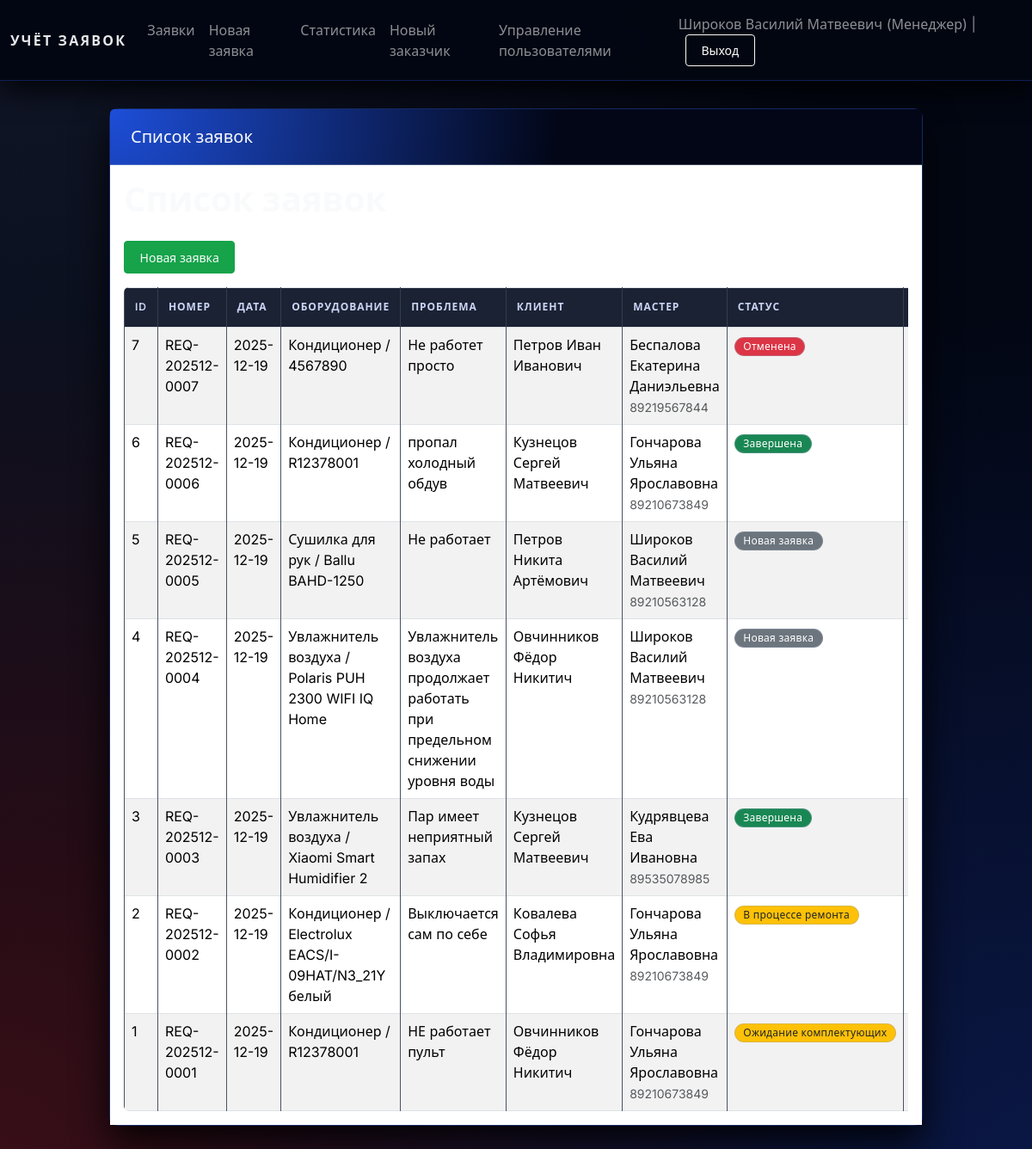
Screenshot of /requests (signed in) with the database file from the repository.
### tables this page shows
CREATE TABLE users (
            user_id INTEGER PRIMARY KEY AUTOINCREMENT,
            fio TEXT NOT NULL,
            phone TEXT,
            login TEXT UNIQUE NOT NULL,
            password TEXT NOT NULL,
            user_type TEXT NOT NULL CHECK (
                user_type IN ('Администратор', 'Менеджер', 'Специалист', 'Оператор', 'Заказчик', 'Менеджер по качеству')
            ),
            is_active INTEGER DEFAULT 1,
            registration_date TEXT DEFAULT (DATE('now')),
            email TEXT,
            address TEXT,
            notes TEXT
        );

CREATE TABLE requests (
            request_id INTEGER PRIMARY KEY AUTOINCREMENT,
            request_number TEXT UNIQUE,
            start_date TEXT NOT NULL,
            climate_tech_type TEXT NOT NULL,
            climate_tech_model TEXT NOT NULL,
            problem_description TEXT NOT NULL,
            request_status TEXT NOT NULL DEFAULT 'Новая заявка' CHECK (
                request_status IN ('Новая заявка', 'В процессе ремонта', 'Ожидание комплектующих',
                                    'Готова к выдаче', 'Завершена', 'Отменена')
            ),
            priority TEXT DEFAULT 'Средний' CHECK (priority IN ('Низкий', 'Средний', 'Высокий', 'Критичный')),
            completion_date TEXT,
            repair_parts TEXT,
            estimated_time INTEGER,

            master_id INTEGER REFERENCES users(user_id) ON DELETE SET NULL,
            client_id INTEGER NOT NULL REFERENCES users(user_id) ON DELETE CASCADE,
            quality_manager_id INTEGER REFERENCES users(user_id) ON DELETE SET NULL,

            deadline_extension TEXT,
            extension_reason TEXT,
            customer_agreement INTEGER DEFAULT 0,

            qr_code_generated INTEGER DEFAULT 0,
            qr_code_token TEXT UNIQUE,
            feedback_received INTEGER DEFAULT 0,

            created_at TEXT DEFAULT (DATETIME('now')),
            updated_at TEXT DEFAULT (DATETIME('now'))
        );

### web_app.py (the view)
    def wrapper(*args, **kwargs):
        if "user" not in session:
            return redirect(url_for("login"))
        return view_func(*args, **kwargs)

### web_app.py (called while the page is built, shortened)
def get_connection():
    if not os.path.exists(DB_NAME):
        raise FileNotFoundError(
            f"Файл базы данных '{DB_NAME}' не найден. "
            f"Сначала запустите 'test.py' для создания БД."
        )
    conn = sqlite3.connect(DB_NAME)
    conn.row_factory = sqlite3.Row
    return conn

def login_required(view_func):
    def wrapper(*args, **kwargs):
        if "user" not in session:
            return redirect(url_for("login"))
        return view_func(*args, **kwargs)
    wrapper.__name__ = view_func.__name__
    return wrapper

def can_edit_request(request_id, user):
    user_type = user.get("user_type")
    user_id = user.get("user_id")
    if user_type in ("Администратор", "Менеджер", "Менеджер по качеству"):
        return (True, True, True)  # Может всё

### templates/requests_list.html (shortened to what this page needs)
{% extends "base.html" %}
{% block header %}Список заявок{% endblock %}
{% block content %}
<h1>Список заявок</h1>
<p><a class="btn btn-success btn-sm" href="{{ url_for('new_request') }}">Новая заявка</a></p>
<div class="table-responsive">
  <table class="table table-striped table-bordered mb-0">
    <thead>
      <tr>
        <th>ID</th>
        <th>Номер</th>
        <th>Дата</th>
        <th>Оборудование</th>
        <th>Проблема</th>
        <th>Клиент</th>
        <th>Мастер</th>
        <th>Статус</th>
        <th>Действия</th>
      </tr>
    </thead>
    <tbody>
      {% for r in requests %}
      <tr>
        <td>{{ r.request_id }}</td>
        <td>{{ r.request_number }}</td>
        <td>{{ r.start_date }}</td>
        <td>{{ r.climate_tech_type }} / {{ r.climate_tech_model }}</td>
        <td>{{ r.problem_description }}</td>
        <td>{{ r.client_fio }}</td>
        <td>
          {% if r.master_fio %}
            {{ r.master_fio }}
            {% if r.master_phone %}
              <br><small class="text-muted">{{ r.master_phone }}</small>
            {% endif %}
          {% else %}
            <span class="text-muted">Не назначен</span>
          {% endif %}
        </td>
        <td><span class="badge status-badge {{ r.status_class }}">{{ r.request_status }}</span></td>
        <td>
        </td>
      </tr>
      {% endfor %}
    </tbody>
  </table>
</div>
{% endblock %}

### templates/base.html (shortened to what this page needs)
<!doctype html>
<html lang="ru">
<head>
    <link rel="stylesheet"
          href="https://cdn.jsdelivr.net/npm/bootstrap@5.3.2/dist/css/bootstrap.min.css">
    <link rel="stylesheet" href="{{ url_for('static', filename='styles.css') }}">
</head>
<body>
<nav class="navbar navbar-expand-lg navbar-dark bg-dark">
  <div class="container-fluid">
    <a class="navbar-brand" href="{{ url_for('index') }}">Учёт заявок</a>
    <div class="collapse navbar-collapse" id="navbarNav">
      <ul class="navbar-nav me-auto mb-2 mb-lg-0">
        {% if current_user %}
        <li class="nav-item">
          <a class="nav-link" href="{{ url_for('requests_list') }}">Заявки</a>
        </li>
        <li class="nav-item">
          <a class="nav-link" href="{{ url_for('new_request') }}">Новая заявка</a>
        </li>
        <li class="nav-item">
          <a class="nav-link" href="{{ url_for('stats') }}">Статистика</a>
        </li>
        {% if current_user['user_type'] == 'Менеджер' %}
        <li class="nav-item">
          <a class="nav-link" href="{{ url_for('new_client') }}">Новый заказчик</a>
        </li>
        <li class="nav-item">
          <a class="nav-link" href="{{ url_for('manage_users') }}">Управление пользователями</a>
        </li>
        {% endif %}
        {% endif %}
      </ul>
      <span class="navbar-text">
        {% if current_user %}
          {{ current_user['fio'] }} ({{ current_user['user_type'] }}) |
          <a href="{{ url_for('logout') }}" class="btn btn-sm btn-outline-light ms-2">Выход</a>
        {% else %}
          <a href="{{ url_for('login') }}" class="btn btn-sm btn-outline-light">Войти</a>
          <a href="{{ url_for('register') }}" class="btn btn-sm btn-outline-light ms-2">Регистрация</a>
        {% endif %}
      </span>
    </div>
  </div>
</nav>
<div class="container app-shell">
  <div class="row justify-content-center">
    <div class="col-12 col-lg-11 col-xl-10">
      <div class="card app-card">
        <div class="card-header app-card-header">
          <h5 class="mb-0">{% block header %}{{ title }}{% endblock %}</h5>
        </div>
        <div class="card-body bg-white">
          {% block content %}{% endblock %}
        </div>
      </div>
    </div>
  </div>
</div>
</body>
</html>

### static/styles.css (style rules this page uses)
* { box-sizing: border-box; }
body { min-height: 100vh; font-family: 'Inter', system-ui, -apple-system, BlinkMacSystemFont, 'Segoe UI', sans-serif; color: #e5e7eb; background-color: #020617; background-image: radial-gradient(circle at 0 0, rgba(148, 163, 184, 0.10) 0, transparent 55%), radial-gradient(circle at 100% 100%, rgba(30, 64, 175, 0.30) 0, transparent 55%), radial-gradient(circle at 0 100%, rgba(220, 38, 38, 0.25) 0, transparent 55%), linear-gradient(135deg, #020617 0%, #030712 45%, #020617 100%); background-attachment: fixed; }
.app-shell { padding: 32px 0 48px; }
.app-card { border-radius: 10px; box-shadow: 0 24px 60px rgba(15, 23, 42, 0.7); background: rgba(15, 23, 42, 0.96); border: 1px solid rgba(148, 163, 184, 0.18); }
.app-card-header { background: radial-gradient(circle at 0 0, #1d4ed8 0, #020617 55%); color: #f9fafb; padding: 1.25rem 1.5rem; border-bottom: 1px solid rgba(148, 163, 184, 0.4); }
.navbar { background: rgba(3, 7, 18, 0.96) !important; box-shadow: 0 10px 35px rgba(0, 0, 0, 0.9); backdrop-filter: blur(16px); border-bottom: 1px solid rgba(30, 64, 175, 0.45); }
.navbar-brand { font-weight: 650; letter-spacing: 0.14em; font-size: 1rem; text-transform: uppercase; color: #e5e7eb !important; }
.btn { border-radius: 4px; padding: 0.45rem 1.1rem; font-weight: 500; box-shadow: none; transition: background-color 0.2s ease, border-color 0.2s ease, color 0.2s ease, box-shadow 0.2s ease; }
.btn-success { background: #16a34a; border-color: #16a34a; color: #f9fafb; }
.status-badge { font-size: 0.75rem; padding: 0.25rem 0.6rem; border-radius: 999px; font-weight: 500; text-transform: none; letter-spacing: 0.02em; border: 1px solid rgba(148, 163, 184, 0.35); }
.table { border-radius: 6px; overflow: hidden; background: transparent; }
.table thead th { background: rgba(15, 23, 42, 0.95); color: #cbd5f5; vertical-align: middle; font-weight: 600; text-transform: uppercase; font-size: 0.75rem; letter-spacing: 0.08em; padding: 0.85rem 0.75rem; border-color: rgba(55, 65, 81, 0.9); }
.table tbody tr { transition: background-color 0.15s ease; }
.table tbody td { background-color: transparent; border-color: rgba(55, 65, 81, 0.9); }
h1 { color: #f9fafb; font-weight: 600; margin-bottom: 1.5rem; }
.card { border: none; border-radius: 10px; box-shadow: 0 18px 40px rgba(0, 0, 0, 0.85); transition: box-shadow 0.2s ease; background-color: rgba(15, 23, 42, 0.98); border: 1px solid rgba(30, 64, 175, 0.45); }

### rows the page displays
users: fio "Широков Василий Матвеевич", user_type "Менеджер"
requests: request_id "7", request_number "REQ-202512-0007", start_date "2025-12-19", climate_tech_type "Кондиционер", climate_tech_model "4567890", problem_description "Не работет просто", client_fio "Петров Иван Иванович", master_fio "Беспалова Екатерина Даниэльевна", master_phone "89219567844", request_status "Отменена"
requests: request_id "6", request_number "REQ-202512-0006", start_date "2025-12-19", climate_tech_type "Кондиционер", climate_tech_model "R12378001", problem_description "пропал холодный обдув", client_fio "Кузнецов Сергей Матвеевич", master_fio "Гончарова Ульяна Ярославовна", master_phone "89210673849", request_status "Завершена"
requests: request_id "5", request_number "REQ-202512-0005", start_date "2025-12-19", climate_tech_type "Сушилка для рук", climate_tech_model "Ballu BAHD-1250", problem_description "Не работает", client_fio "Петров Никита Артёмович", master_fio "Широков Василий Матвеевич", master_phone "89210563128", request_status "Новая заявка"
requests: request_id "4", request_number "REQ-202512-0004", start_date "2025-12-19", climate_tech_type "Увлажнитель воздуха", climate_tech_model "Polaris PUH 2300 WIFI IQ Home", problem_description "Увлажнитель воздуха продолжает работать при предельном снижении уровня воды", client_fio "Овчинников Фёдор Никитич", master_fio "Широков Василий Матвеевич", master_phone "89210563128", request_status "Новая заявка"
requests: request_id "3", request_number "REQ-202512-0003", start_date "2025-12-19", climate_tech_type "Увлажнитель воздуха", climate_tech_model "Xiaomi Smart Humidifier 2", problem_description "Пар имеет неприятный запах", client_fio "Кузнецов Сергей Матвеевич", master_fio "Кудрявцева Ева Ивановна", master_phone "89535078985", request_status "Завершена"
requests: request_id "2", request_number "REQ-202512-0002", start_date "2025-12-19", climate_tech_type "Кондиционер", climate_tech_model "Electrolux EACS/I-09HAT/N3_21Y белый", problem_description "Выключается сам по себе", client_fio "Ковалева Софья Владимировна", master_fio "Гончарова Ульяна Ярославовна", master_phone "89210673849", request_status "В процессе ремонта"
requests: request_id "1", request_number "REQ-202512-0001", start_date "2025-12-19", climate_tech_type "Кондиционер", climate_tech_model "R12378001", problem_description "НЕ работает пульт", client_fio "Овчинников Фёдор Никитич", master_fio "Гончарова Ульяна Ярославовна", master_phone "89210673849", request_status "Ожидание комплектующих"
